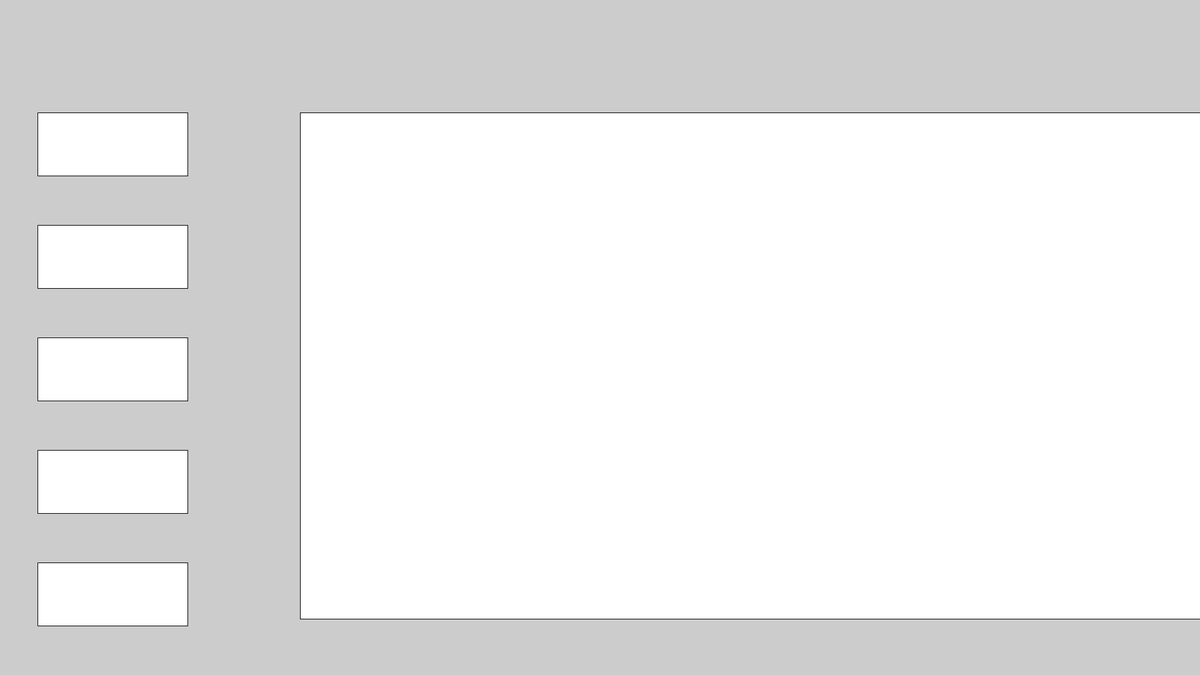
Frame 1 (no input)
Frame 60 (the mouse pressed at the canvas centre just before this capture): identical to frame 1, image omitted
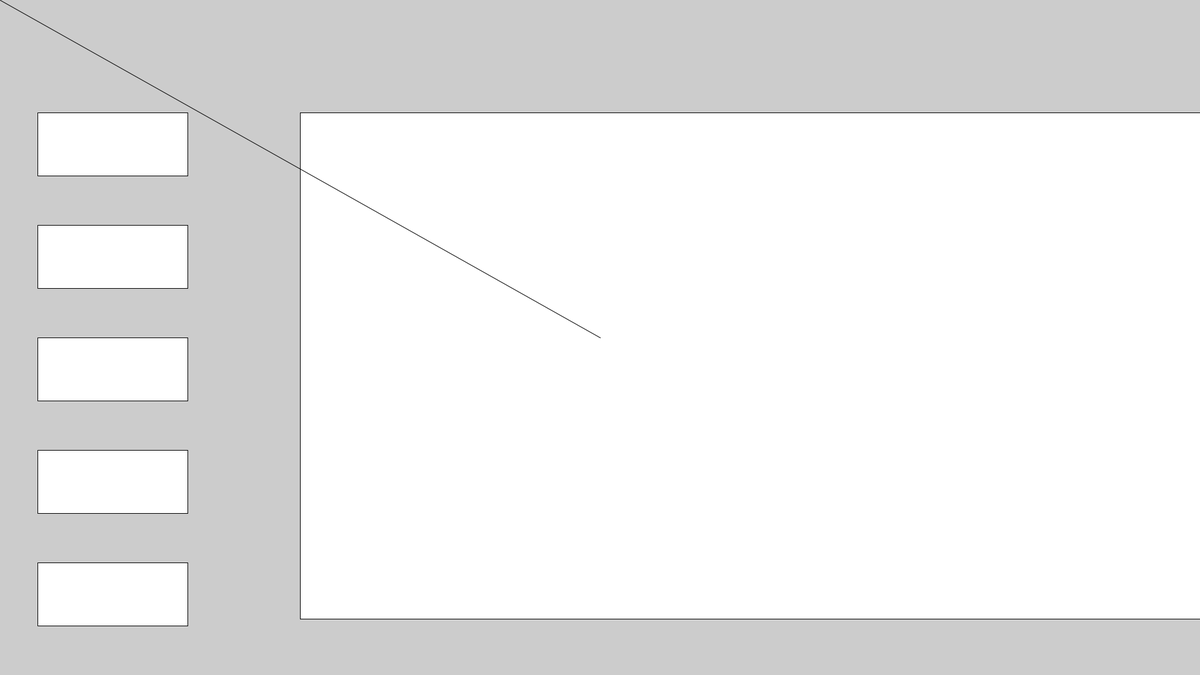
Frame 120 (the mouse held since frame 60 and released just before this capture)

The Processing sketch that drew these frames (run headless with seeded random() and noise(); from frame 60 on, the mouse is pressed at the canvas centre):

// Processing sketch: Drawing
// ── Drawing.pde
//Global Variables
color ink, black=0, white=#FFFFFF;
float drawingSurfaceX, drawingSurfaceY, drawingSurfaceWidth, drawingSurfaceHeight;
float drawingDiameter;
float colorButtonX, colorButtonY, colorButtonWidth, colorButtonHeight;
float colorButtonX2, colorButtonY2, colorButtonWidth2, colorButtonHeight2;
float colorButtonX3, colorButtonY3, colorButtonWidth3, colorButtonHeight3;
float colorButtonX4, colorButtonY4, colorButtonWidth4, colorButtonHeight4;
float colorButtonX5, colorButtonY5, colorButtonWidth5, colorButtonHeight5;
Boolean drawLine=false, drawEllipse=false, drawRect=false;

void setup() {
  size (1920, 1080);
  drawingSurfaceX = width*1/4;
  drawingSurfaceY = height*1/6;
  drawingSurfaceWidth = width*3/4;
  drawingSurfaceHeight = height*12/16;
  //
  colorButtonX = width*1/32;
  colorButtonY = height*2/6;
  colorButtonWidth = width*4/32;
  colorButtonHeight = height*3/32;
  colorButtonX2 = width*1/32;
  colorButtonY2 = height*3/6;
  colorButtonWidth2 = width*4/32;
  colorButtonHeight2 = height*3/32;
  colorButtonX3 = width*1/32;
  colorButtonY3 = height*4/6;
  colorButtonWidth3 = width*4/32;
  colorButtonHeight3 = height*3/32;
  colorButtonX4 = width*1/32;
  colorButtonY4 = height*5/6;
  colorButtonWidth4 = width*4/32;
  colorButtonHeight4 = height*3/32;
  colorButtonX5 = width*1/32;
  colorButtonY5 = height*1/6;
  colorButtonWidth5 = width*4/32;
  colorButtonHeight5 = height*3/32;
  //
  ink = black;
  drawingDiameter = width*1/100;
  rect(drawingSurfaceX, drawingSurfaceY, drawingSurfaceWidth, drawingSurfaceHeight);
}

void draw() {
  if (drawLine == true && mouseX>drawingSurfaceX  && mouseX<drawingSurfaceX+drawingSurfaceWidth  && mouseY>drawingSurfaceY && mouseY<drawingSurfaceY+drawingSurfaceHeight) {
    fill(ink);
    line(mouseX, mouseY, pmouseX, pmouseY);
  }
  if (drawEllipse == true && mouseX>drawingSurfaceX  && mouseX<drawingSurfaceX+drawingSurfaceWidth  && mouseY>drawingSurfaceY && mouseY<drawingSurfaceY+drawingSurfaceHeight) {
    fill(ink);
    ellipse(mouseX, mouseY, drawingDiameter, drawingDiameter);
  }
  if (drawRect == true && mouseX>drawingSurfaceX  && mouseX<drawingSurfaceX+drawingSurfaceWidth  && mouseY>drawingSurfaceY && mouseY<drawingSurfaceY+drawingSurfaceHeight) {
    fill(ink);
    rect(mouseX, mouseY, drawingDiameter,drawingDiameter );
  }
  fill(white);
  rect(colorButtonX, colorButtonY, colorButtonWidth, colorButtonHeight);
  rect(colorButtonX2, colorButtonY2, colorButtonWidth2, colorButtonHeight2);
  rect(colorButtonX3, colorButtonY3, colorButtonWidth3, colorButtonHeight3);
  rect(colorButtonX4, colorButtonY4, colorButtonWidth4, colorButtonHeight4);
  rect(colorButtonX5, colorButtonY5, colorButtonWidth5, colorButtonHeight5);
}

void mousePressed() {
  if ( mouseX>drawingSurfaceX  && mouseX<drawingSurfaceX+drawingSurfaceWidth  && mouseY>drawingSurfaceY && mouseY<drawingSurfaceY+drawingSurfaceHeight ) {
    println("drawing surface");
    if (drawLine == false) {
      drawLine = true;
    }
    else {
      drawLine = false;
    }
  }
}

void mouseReleased() {
  drawLine = false;
  drawEllipse = false;
  drawRect = false;
}
